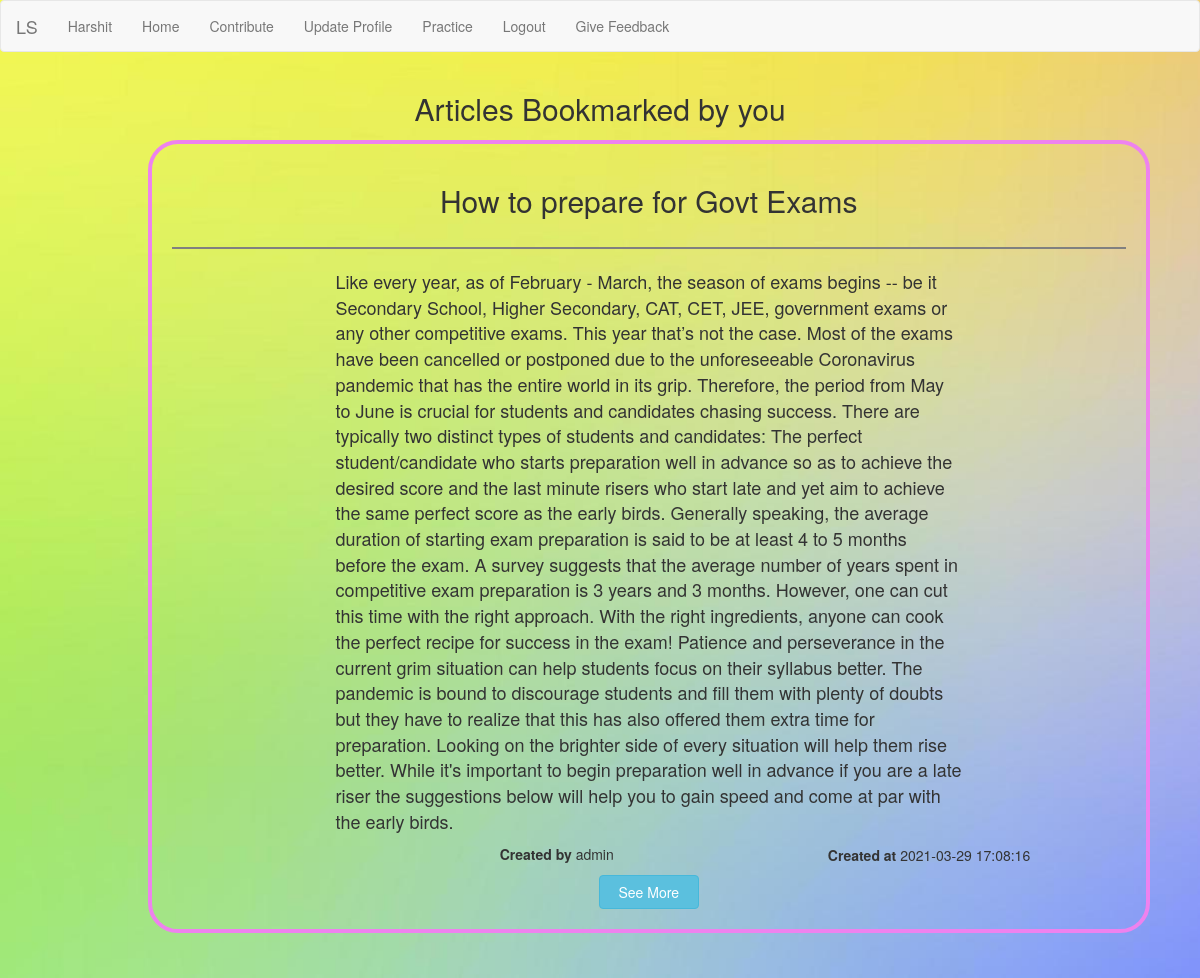
Screenshot of /user/show_todo.php?user_id=8 (signed in) with the database file from the repository.
### tables this page shows
CREATE TABLE `users` (
  `user_id` int(11) NOT NULL,
  `first_name` varchar(20) NOT NULL,
  `middle_name` varchar(20) NOT NULL,
  `last_name` varchar(20) NOT NULL,
  `city` varchar(20) NOT NULL,
  `state` varchar(20) NOT NULL,
  `zipcode` char(6) NOT NULL,
  `email` varchar(40) NOT NULL,
  `dob` date NOT NULL,
  `biodata` text NOT NULL,
  `password` varchar(20) NOT NULL,
  `user_type` varchar(20) NOT NULL DEFAULT 'user',
  `age` int(11) NOT NULL
);

CREATE TABLE `todo` (
  `user_id` int(11) NOT NULL,
  `id` int(11) NOT NULL,
  `type` varchar(20) NOT NULL
);

CREATE TABLE `articles` (
  `art_id` int(11) NOT NULL,
  `header` text NOT NULL,
  `content` text NOT NULL,
  `time` timestamp NOT NULL DEFAULT current_timestamp() ON UPDATE current_timestamp(),
  `creator_id` int(11) NOT NULL
);

### user/show_todo.php (the view, shortened to what this page needs)
<!DOCTYPE html>
<html>
<?php session_start();
include('../config/configure.php');
include("user_header.php");
?>
<head>
    <link rel="stylesheet" type="text/css" href="../styles/index.css">
    <link rel="stylesheet" type="text/css" href="../styles/user_reg.css">
    <link rel="stylesheet" type="text/css" href="../styles/articles.css">
    <link rel="stylesheet" href="https://maxcdn.bootstrapcdn.com/bootstrap/3.4.1/css/bootstrap.min.css">
    <link rel="stylesheet" href="https://cdnjs.cloudflare.com/ajax/libs/font-awesome/4.7.0/css/font-awesome.min.css">
</head>
<?php
$user_id = $_GET['user_id'];
function show_liked()
{
    global $con, $user_id;
    $select = "SELECT *
                FROM todo , articles
                WHERE todo.user_id='$user_id' and todo.type='art' and articles.art_id=todo.id";
    $run_select = mysqli_query($con, $select);
    while ($row_posts = mysqli_fetch_array($run_select)) {
        $content = $row_posts['content'];
        $header = $row_posts['header'];
        $creator = $row_posts['creator_id'];
        $time = $row_posts['time'];
        $art_id = $row_posts['art_id'];
        $select_creator = "SELECT * FROM users where user_id='$creator'";
        $run_creator = mysqli_query($con, $select_creator);
        $row = mysqli_fetch_array($run_creator);
        $first_name = $row['first_name'];
        echo "
        <div class='container-fluid'>
            <div class='article'>
                <div class='row'>
                    <div class='col-sm-12'>
                        <center><h2>$header</h2></center>
                    </div>
                </div>
                 <hr id='hl' >
                <div class='row content'>
                    <div class='col-sm-2'>
                    </div>
                    <div class='col-sm-8'>
                        $content
                    </div>
                    <div class='col-sm-2'>
                    </div>
                </div>
                <div class='row time'>
                    <div class='col-sm-4'></div>
                    <div class='col-sm-4'><strong>Created by</strong>  $first_name</div>
                    <div class='col-sm-1'></div>
                    <div class='col-sm-4'><strong>Created at</strong>  $time </div>
                </div>
                <center><a href='single_article.php?art_id=$art_id'><button class='btn btn-info'>See More</button></a></center>
            </div>
            </br>
        </div>
        </br>
        ";
    }
}
?>
<body>
    <div class="container">
        <div class="row">
            <center>
                <h2>Articles Bookmarked by you</h2>
            </center>
        </div>
        <div class="row">
            <div class="col-sm-1"></div>
            <div class="col-sm-11">
                <?php echo show_liked() ?>
            </div>
        </div>
    </div>
</body>

### user/user_header.php (shortened to what this page needs)
<?php
include("../config/configure.php");
?>
<nav class="navbar navbar-default">
    <div class="container-fluid">
        <div class="navbar-header">
            <a href="user_home.php" class="navbar-brand">LS</a>
        </div>
        <div class="collapse navbar-collapse" id="bs-example-navbar-collapse-1">
            <ul class="nav navbar-nav">
                <?php
                $user = $_SESSION['email'];
                $get_user = "select * from users where email = '$user' and user_type != 'admin'";
                $run_user = mysqli_query($con, $get_user);
                if (!$run_user) {
                    echo ("<script>alert('Something went wrong!')</script>");
                } else {
                    $user_row = mysqli_fetch_array($run_user);
                    $user_id = $user_row['user_id'];
                    $first_name = $user_row['first_name'];
                }
                ?>
                <li><a href='user_profile.php?<?php echo ("user_id=$user_id") ?>'><?php echo ("$first_name"); ?></a></li>
                <li><a href='user_home.php'>Home</a></li>
                <li><a href='user_contribute.php?<?php echo ("user_id=$user_id") ?>'>Contribute</a></li>
                <li><a href='user_prof_update.php?<?php echo ("user_id=$user_id") ?>'>Update Profile</a></li>
                <li><a href='practice.php?<?php echo ("user_id=$user_id") ?>'>Practice</a></li>
                <li><a href='logout.php?<?php echo ("user_id=$user_id") ?>'>Logout </a></li>
                <li><a href="feedback.php">Give Feedback</a></li>
            </ul>
        </div>
    </div>
</nav>

### styles/index.css (style rules this page uses)
body { width: 100vw; background-image: url('../images/121.jpg'); background-repeat: no-repeat; background-size: cover; }

### styles/articles.css (style rules this page uses)
.article { border: 4px solid violet; border-radius: 30px; margin: 5px; padding: 20px; }
.btn-info { margin-top: 10px; width: 100px; }
.time { margin-top: 10px; }
.content { font-size: 18px; }
#hl { height: 2px; border-width: 0; color: gray; background-color: gray; }

### rows the page displays
users: first_name "Harshit"
todo: articles.header "How to prepare for Govt Exams", articles.content "Like every year, as of February - March, the season of exams begins -- be it Secondary School, Higher Secondary, CAT, CET, JEE, government exams or any other competitive exams. This year that’s not the case. Most of the exams have been cancelled or postponed due to the unforeseeable Coronavirus pandemic that has the entire world in its grip. Therefore, the period from May to June is crucial for students and candidates chasing success. There are typically two distinct types of students and candidates: The perfect student/candidate who starts preparation well in advance so as to achieve the desired score and the last minute risers who start late and yet aim to achieve the same perfect score…", users.first_name "admin", articles.time "2021-03-29 17:08:16"
